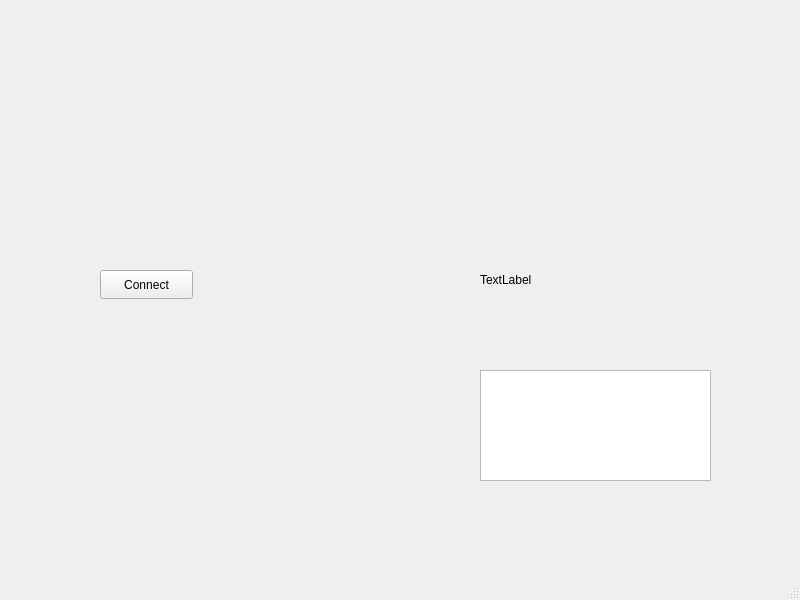
<?xml version="1.0" encoding="UTF-8"?>
<ui version="4.0">
 <class>MainWindow</class>
 <widget class="QMainWindow" name="MainWindow">
  <property name="geometry">
   <rect>
    <x>0</x>
    <y>0</y>
    <width>800</width>
    <height>600</height>
   </rect>
  </property>
  <property name="windowTitle">
   <string>MainWindow</string>
  </property>
  <widget class="QWidget" name="centralwidget">
   <widget class="QPushButton" name="btnConnect">
    <property name="geometry">
     <rect>
      <x>100</x>
      <y>270</y>
      <width>93</width>
      <height>29</height>
     </rect>
    </property>
    <property name="text">
     <string>Connect</string>
    </property>
   </widget>
   <widget class="QPlainTextEdit" name="consoleOut">
    <property name="geometry">
     <rect>
      <x>480</x>
      <y>370</y>
      <width>231</width>
      <height>111</height>
     </rect>
    </property>
   </widget>
   <widget class="QLabel" name="labelAmplitude">
    <property name="geometry">
     <rect>
      <x>480</x>
      <y>270</y>
      <width>191</width>
      <height>20</height>
     </rect>
    </property>
    <property name="text">
     <string>TextLabel</string>
    </property>
   </widget>
   <widget class="WaveformWidget" name="waveformWidget" native="true">
    <property name="geometry">
     <rect>
      <x>100</x>
      <y>50</y>
      <width>611</width>
      <height>201</height>
     </rect>
    </property>
   </widget>
  </widget>
  <widget class="QMenuBar" name="menubar">
   <property name="geometry">
    <rect>
     <x>0</x>
     <y>0</y>
     <width>800</width>
     <height>21</height>
    </rect>
   </property>
  </widget>
  <widget class="QStatusBar" name="statusbar"/>
 </widget>
 <customwidgets>
  <customwidget>
   <class>WaveformWidget</class>
   <extends>QWidget</extends>
   <header>waveformwidget.h</header>
   <container>1</container>
  </customwidget>
 </customwidgets>
 <resources/>
 <connections/>
</ui>
